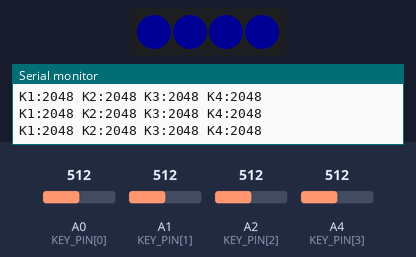
A sketch run on a simulated Teensy 4. On the bench: 4 RGB LEDs in strip order, left to right, the last lines printed to the serial monitor. Inputs (shaded band) come from the test bench; at power-on: A0 (KEY_PIN[0]) = 512, A1 (KEY_PIN[1]) = 512, A2 (KEY_PIN[2]) = 512, A4 (KEY_PIN[3]) = 512 (analog values on the 0–1023 scale). Dim RGB values are drawn brighter than linear.

Above: at 2.2 s.
2.3 s: A0 (KEY_PIN[0]) set to 716
At 3.6 s:
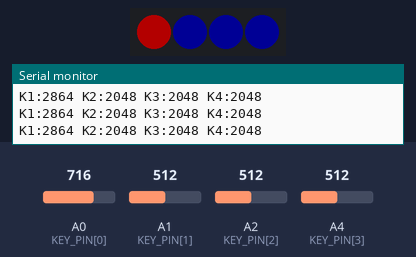
3.9 s: A1 (KEY_PIN[1]) set to 716
At 3.96 s:
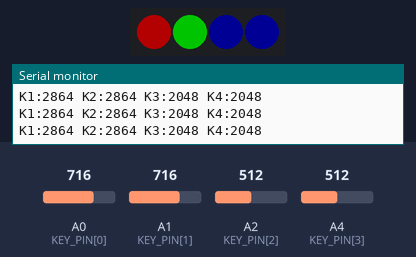
5.5 s: A2 (KEY_PIN[2]) set to 716
At 6.6 s:
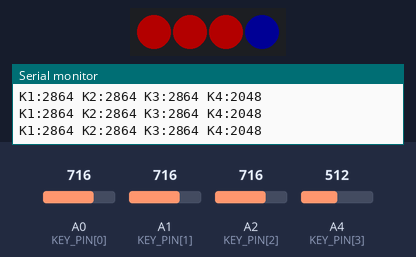
7.1 s: A4 (KEY_PIN[3]) set to 716
At 7.5 s:
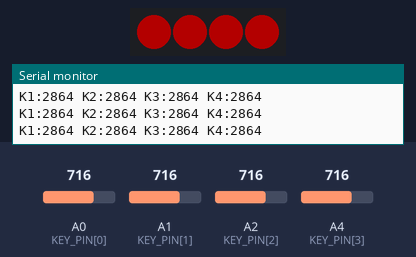
Timing chart, 0 to 10.1 s (numbered marks = the images above; inputs shaded):
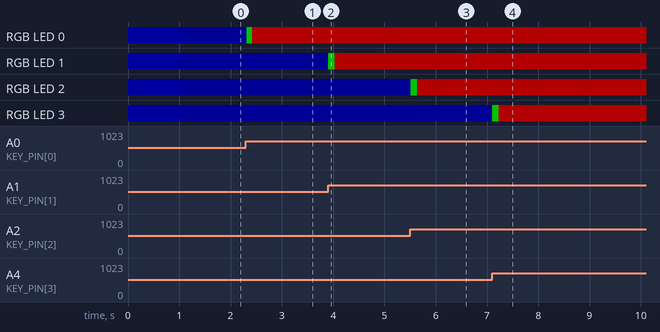

The sketch:

LMN_HE_test.ino
```cpp
// LMN-3 Hall-effect key test (4 keys, rev C footprints) for Teensy 4.1
// USB type must be "Serial + MIDI".
//
// Wiring (test board J1 -> Teensy 4.1):
//   3V3 -> 3.3V    GND -> GND    5V -> VIN (USB 5 V)    LED -> pin 17
//   K1 -> pin 14 (A0)   K2 -> pin 15 (A1)   K3 -> pin 16 (A2)   K4 -> pin 18 (A4)
//   (the same Teensy pins the rev C board uses)
//
// Keep your hands off the keys for the first 2 seconds after power-up (rest calibration).
// Serial commands (Teensy serial monitor or Arduino Serial Monitor/Plotter, any baud):
//   p  stream raw readings for the Serial Plotter (default)    r  report + PASS/CHECK verdict
//   v  log each note (time between thresholds, velocity)       c  clear min/max
//   q  quiet (stop streaming)                                  h  help
// MIDI: keys play notes 60 62 64 65 (C D E F) with velocity, so you can try them in any synth.
#include <WS2812Serial.h>

const uint8_t NKEYS = 4;
const uint8_t KEY_PIN[NKEYS] = {14, 15, 16, 18};
const uint8_t NOTE[NKEYS] = {60, 62, 64, 65};
const uint8_t LED_PIN = 17;

// pass criteria
const int MIN_SWING = 200;        // ADC counts (of 4096) between rest and fully pressed
const int MAX_NOISE_PP = 10;      // peak-to-peak jitter at rest
const float MAX_MISMATCH = 0.30;  // swing of each key within +-30 % of the average

// velocity (same scheme as the rev C firmware)
const int VEL_LOW = 150, VEL_HIGH = 700, NOTE_OFF = 100;   // per-mille of travel
const uint32_t VEL_FAST_US = 3000, VEL_SLOW_US = 60000;
const float VEL_CURVE = 1.4f;
const int DEFAULT_SWING = 300;    // until a key has been pressed fully once

byte drawingMemory[NKEYS * 3];
DMAMEM byte displayMemory[NKEYS * 12];
WS2812Serial leds(NKEYS, displayMemory, drawingMemory, LED_PIN, WS2812_GRB);

struct Key {
  float rest = 0, noiseStd = 0;
  int noisePP = 0;
  int minRaw = 4095, maxRaw = 0;   // since boot / last 'c'
  int raw = 0;
  int pos = 0, prevPos = 0;        // per-mille
  uint32_t prevT = 0, tLow = 0;
  uint8_t state = 0;               // 0 idle, 1 armed, 2 on
  uint8_t vel = 0;
  uint32_t flashMs = 0;
} k[NKEYS];

char mode = 'p';
uint32_t scans = 0, scanRate = 0, lastRateMs = 0, lastStreamMs = 0, lastLedMs = 0;

int swingOf(const Key &q) {        // largest deviation seen from rest, either direction
  return max(abs(q.maxRaw - (int)q.rest), abs((int)q.rest - q.minRaw));
}

uint8_t velocityFromDt(uint32_t dt) {
  if (dt <= VEL_FAST_US) return 127;
  if (dt >= VEL_SLOW_US) return 1;
  float f = (logf(dt) - logf(VEL_FAST_US)) / (logf(VEL_SLOW_US) - logf(VEL_FAST_US));
  return 1 + (uint8_t)lroundf(powf(1 - f, VEL_CURVE) * 126);
}

uint32_t crossTime(int th, int p0, uint32_t t0, int p1, uint32_t t1) {
  if (t0 == 0 || p1 <= p0 || th >= p1) return t1;
  if (th <= p0) return t0;
  return t0 + (uint32_t)((int64_t)(t1 - t0) * (th - p0) / (p1 - p0));
}

void calibrateRest() {
  const int N = 2000;               // ~2 s
  for (int i = 0; i < NKEYS; i++) {
    double s = 0, s2 = 0; int lo = 4095, hi = 0;
    for (int n = 0; n < N / NKEYS; n++) {
      int r = analogRead(KEY_PIN[i]);
      s += r; s2 += (double)r * r; lo = min(lo, r); hi = max(hi, r);
      delayMicroseconds(250);
    }
    int n = N / NKEYS;
    k[i].rest = s / n;
    k[i].noiseStd = sqrt(max(0.0, s2 / n - (s / n) * (s / n)));
    k[i].noisePP = hi - lo;
    k[i].minRaw = k[i].maxRaw = (int)k[i].rest;
  }
}

void report() {
  Serial.println();
  Serial.println("key  rest   noise(pp/std)  min   max   swing  polarity  result");
  int swings[NKEYS]; float avg = 0;
  for (int i = 0; i < NKEYS; i++) { swings[i] = swingOf(k[i]); avg += swings[i]; }
  avg /= NKEYS;
  bool all = true;
  for (int i = 0; i < NKEYS; i++) {
    const Key &q = k[i];
    bool up = (q.maxRaw - q.rest) >= (q.rest - q.minRaw);
    bool okSwing = swings[i] >= MIN_SWING;
    bool okNoise = q.noisePP <= MAX_NOISE_PP;
    bool okMatch = avg > 0 && fabsf(swings[i] - avg) <= MAX_MISMATCH * avg;
    bool ok = okSwing && okNoise && okMatch;
    all &= ok;
    Serial.printf("K%d  %6.1f   %3d / %4.1f    %4d  %4d   %4d   %s      %s%s%s%s\n", i + 1, q.rest, q.noisePP, q.noiseStd,
                  q.minRaw, q.maxRaw, swings[i], up ? "rises " : "falls ", ok ? "PASS" : "CHECK",
                  okSwing ? "" : " (swing too small)", okNoise ? "" : " (noisy)", okMatch ? "" : " (differs from others)");
  }
  Serial.printf("scan rate %lu Hz. Press every key fully a few times before reading this.\n", scanRate);
  Serial.println(all ? ">>> ALL PASS: the sensor + switch combination is fine for rev C."
                     : ">>> CHECK: see the README (what the numbers mean).");
}

void help() {
  Serial.println("\nLMN-3 HE key test. Commands: p plot, r report, v velocity log, c clear min/max, q quiet, h help");
}

void setup() {
  analogReadResolution(12);
  analogReadAveraging(1);          // same as the rev C firmware, so the noise you see is the real one
  leds.begin();
  for (int i = 0; i < NKEYS; i++) leds.setPixel(i, 0, 0, 30);
  leds.show();
  delay(300);
  calibrateRest();
  for (int i = 0; i < NKEYS; i++) leds.setPixel(i, 0, 30, 0);
  leds.show();
  Serial.begin(115200);
}

void loop() {
  uint32_t t = micros(), ms = millis();
  for (int i = 0; i < NKEYS; i++) {
    Key &q = k[i];
    q.raw = analogRead(KEY_PIN[i]);
    q.minRaw = min(q.minRaw, q.raw); q.maxRaw = max(q.maxRaw, q.raw);
    int span = max(swingOf(q), DEFAULT_SWING);
    q.prevPos = q.pos;
    q.pos = constrain((int)(fabsf(q.raw - q.rest) * 1000 / span), 0, 1100);
    if (q.state == 0 && q.pos >= VEL_LOW) { q.tLow = crossTime(VEL_LOW, q.prevPos, q.prevT, q.pos, t); q.state = 1; }
    if (q.state == 1) {
      if (q.pos >= VEL_HIGH) {
        uint32_t tHigh = crossTime(VEL_HIGH, q.prevPos, q.prevT, q.pos, t);
        q.vel = velocityFromDt(tHigh - q.tLow);
        usbMIDI.sendNoteOn(NOTE[i], q.vel, 1);
        q.state = 2; q.flashMs = ms;
        if (mode == 'v') Serial.printf("K%d note on  dt %6lu us  velocity %3d\n", i + 1, tHigh - q.tLow, q.vel);
      } else if (q.pos < NOTE_OFF) q.state = 0;
    } else if (q.state == 2 && q.pos < NOTE_OFF) {
      usbMIDI.sendNoteOff(NOTE[i], 64, 1);
      q.state = 0;
    }
    q.prevT = t;
  }
  scans++;
  while (usbMIDI.read()) {}         // ignore incoming MIDI

  if (ms - lastRateMs >= 1000) { scanRate = scans * 1000 / (ms - lastRateMs); scans = 0; lastRateMs = ms; }
  if (mode == 'p' && ms - lastStreamMs >= 10) {   // 100 Hz for the Serial Plotter
    lastStreamMs = ms;
    Serial.printf("K1:%d K2:%d K3:%d K4:%d\n", k[0].raw, k[1].raw, k[2].raw, k[3].raw);
  }
  if (ms - lastLedMs >= 15 && !leds.busy()) {     // LED colour follows key travel: blue -> red, green flash on a note
    lastLedMs = ms;
    for (int i = 0; i < NKEYS; i++) {
      int p = min(k[i].pos, 1000);
      uint8_t r = p * 60 / 1000, b = (1000 - p) * 20 / 1000, g = 0;
      if (ms - k[i].flashMs < 120) { r = 0; g = 30 + k[i].vel / 2; b = 0; }
      leds.setPixel(i, r, g, b);
    }
    leds.show();
  }
  if (Serial.available()) {
    char c = Serial.read();
    if (c == 'r') { mode = 'q'; report(); }
    else if (c == 'c') { for (auto &q : k) q.minRaw = q.maxRaw = (int)q.rest; Serial.println("min/max cleared"); }
    else if (c == 'p' || c == 'v' || c == 'q') mode = c;
    else if (c == 'h') { mode = 'q'; help(); }
  }
}
```

Measured:
- after the input at 2.3 s, RGB LED 0: RGB(0, 0, 20) → RGB(0, 93, 0) at once, → RGB(60, 0, 0) 0.11 s later
- after the input at 3.9 s, RGB LED 1: RGB(0, 0, 20) → RGB(0, 93, 0) at once, → RGB(60, 0, 0) 0.12 s later
- after the input at 5.5 s, RGB LED 2: RGB(0, 0, 20) → RGB(0, 93, 0) at once, → RGB(60, 0, 0) 0.12 s later
- after the input at 7.1 s, RGB LED 3: RGB(0, 0, 20) → RGB(0, 93, 0) at once, → RGB(60, 0, 0) 0.12 s later
